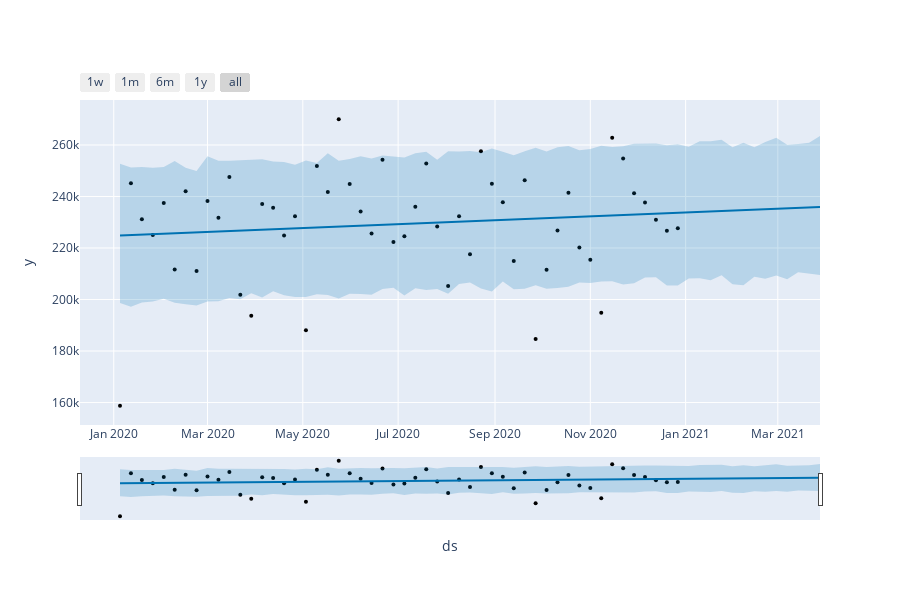

This figure's notebook cell:
### Code cell
from prophet.plot import plot_plotly, plot_components_plotly

plot_plotly(m, forecast)
